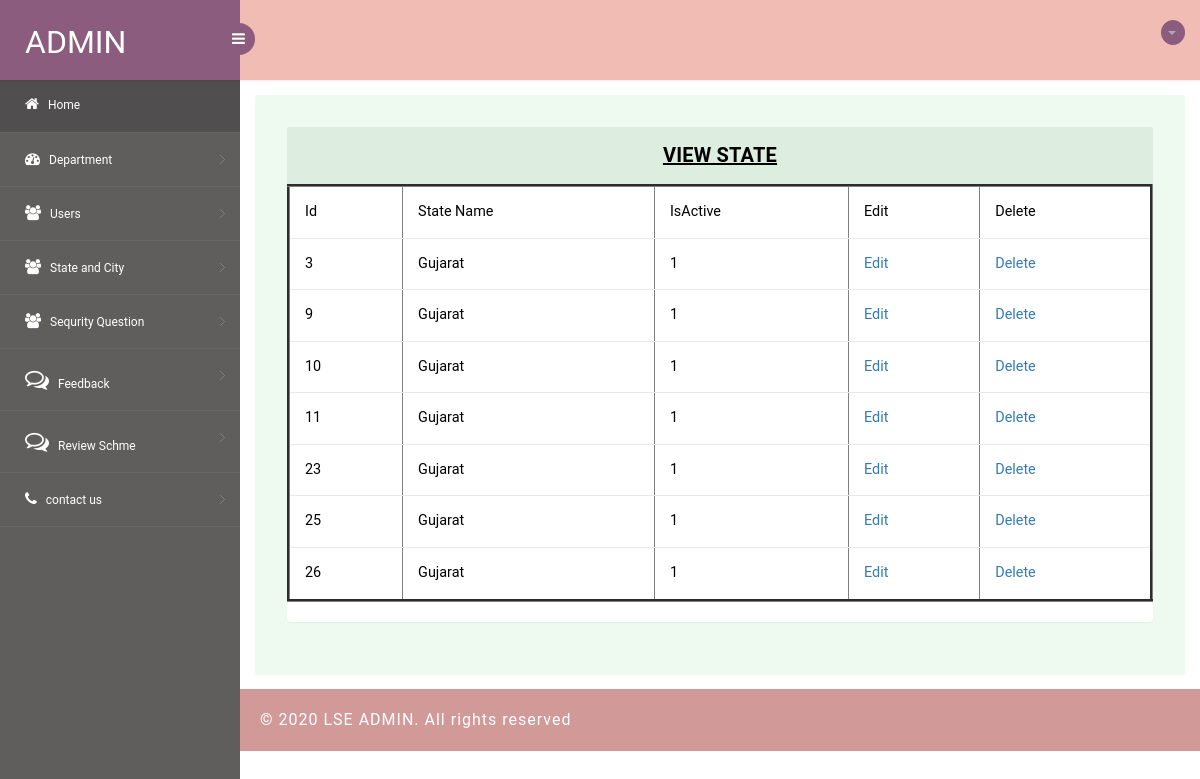
Page /admin/viewstate.php on the committed database.
### tables this page shows
CREATE TABLE `state_tbl` (
  `id` int(11) NOT NULL,
  `sname` varchar(100) NOT NULL,
  `isactive` int(11) NOT NULL,
  `doi` datetime NOT NULL,
  `dou` datetime NOT NULL
);

### admin/viewstate.php (the view, shortened to what this page needs)
<?php
require '../common/dbconnect.php';
$qry="SELECT * FROM state_tbl WHERE isactive=1";
$rs=mysqli_query($conn,$qry);
?>
<?php include'header.php'?>
<?php include'sidebar.php'?>
<section id="main-content">
    <section class="wrapper">
        <div class="table-agile-info">
 <div class="panel panel-default">
    <div class="panel-heading">
     <b><u> VIEW STATE</u></b>
    </div>
    <div>
        <div class="table-responsive table-desi">
        <table class="table table-hover"border="3">
    <tr>
        <td>Id</td>
        <td>State Name</td>
        <td>IsActive</td>
        <td>Edit</td>
        <td>Delete</td>
    </tr>
    <?php
    if(mysqli_num_rows($rs)>0)
    {
        while($row=mysqli_fetch_assoc($rs))
        {
            $id=$row['id'];
            $qry1="SELECT * FROM state_tbl WHERE id=$id AND isactive=1";
            $rs1=mysqli_query($conn,$qry1);
            if(mysqli_num_rows($rs1)>0)
            {
            $row1=mysqli_fetch_assoc($rs1);
    ?>
    <tr>
        <td><?php echo $row['id'];?></td>
        <td><?php echo $row1['sname'];?></td>
        <td><?php echo $row['isactive'];?></td>
<td><a href="editstate.php?id=<?php echo $row['id'];?>"
    >Edit</a></td>
    <td><a href="deletestate.php?id=<?php echo $row['id']; ?>">Delete</a></td>
    </tr>
    <?php
        }
        }
    }
    else{
        echo "0 Row Found";
        exit();
    }
    ?>
      </table>
    </div>
  </div>
</div>
</section>
         <?php include'footer.php'?>
</section>
</section>
</body>
</html>

### admin/css/style.css (style rules this page uses)
html, body { font-family: 'Roboto', sans-serif; font-size: 100%; overflow-x: hidden; background: url(../images/bg1.jpg) no-repeat 0px 0px; background-size:cover; }
body a { transition: 0.5s all ease; -webkit-transition: 0.5s all ease; -moz-transition: 0.5s all ease; -o-transition: 0.5s all ease; -ms-transition: 0.5s all ease; text-decoration:none; }
#main-content { margin-left:240px; -webkit-transition:all .3s ease-in-out; -moz-transition:all .3s ease-in-out; -o-transition:all .3s ease-in-out; transition:all .3s ease-in-out; }
.wrapper { display:inline-block; margin-top:80px; padding:15px; width:100%; }
.panel-heading { position: relative; height: 57px; line-height: 57px; letter-spacing: 0.2px; color: #000; font-size: 18px; font-weight: 400; padding: 0 16px; background:#ddede0; border-top-right-radius: 2px; border-top-left-radius: 2px; text-transform: uppercase; text-align: center; }
.panel { border: none ! important; }
.table>tbody>tr>td, .table>tbody>tr>th, .table>tfoot>tr>td, .table>tfoot>tr>th, .table>thead>tr>td, .table>thead>tr>th { border-bottom: 1px solid #e9e9e9 ! important; }
.table > thead > tr > th, .table > tbody > tr > th, .table > tfoot > tr > th, .table > thead > tr > td, .table > tbody > tr > td, .table > tfoot > tr > td { border-top: none !important; color: black !important; }
.table td, .table>tbody>tr>td, .table>tbody>tr>th, .table>tfoot>tr>td, .table>tfoot>tr>th, .table>thead>tr>td, .table>thead>tr>th { padding: 15px!important; }
.table > thead > tr > th, .table > tbody > tr > th, .table > tfoot > tr > th, .table > thead > tr > td, .table > tbody > tr > td, .table > tfoot > tr > td { font-size: 0.9em; color: #999; border-top: none !important; }
.table-agile-info { background: #eef9f0; padding: 2em; border-radius: 4px; -webkit-box-shadow: 0 1px 1px rgba(0,0,0,.05); box-shadow: 0 1px 1px rgba(0,0,0,.05); }
.panel-default>.panel-heading { color: #000000 ! important; background-color: #ddede0 ! important; border-color: #ddede0 ! important; font-size: 20px; }

### rows in the picture
state_tbl: id "3", sname "Gujarat", isactive "1"
state_tbl: id "9", sname "Gujarat", isactive "1"
state_tbl: id "10", sname "Gujarat", isactive "1"
state_tbl: id "11", sname "Gujarat", isactive "1"
state_tbl: id "23", sname "Gujarat", isactive "1"
state_tbl: id "25", sname "Gujarat", isactive "1"
state_tbl: id "26", sname "Gujarat", isactive "1"
